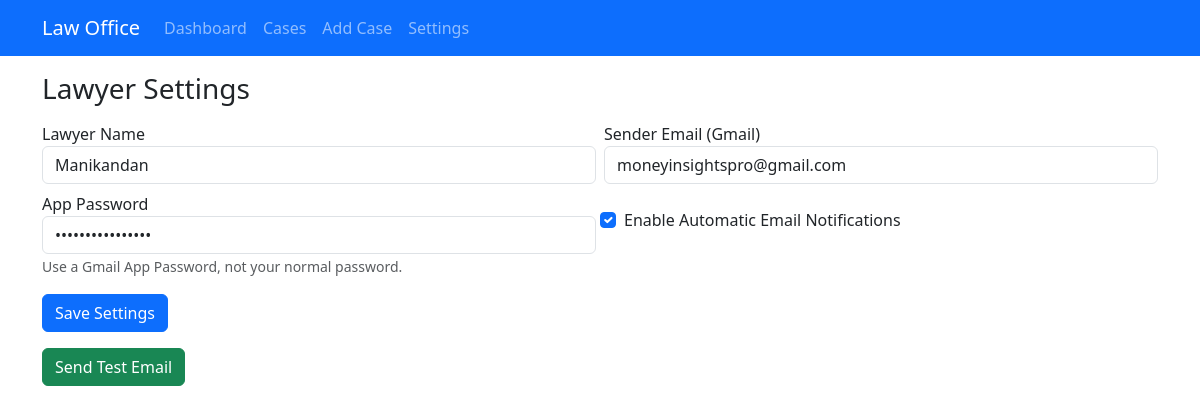
The page /settings on the database its author committed.
### app.py (models this page shows)
class Settings(db.Model):
    id = db.Column(db.Integer, primary_key=True)
    lawyer_name = db.Column(db.String(120))
    lawyer_email = db.Column(db.String(120))
    email_password = db.Column(db.String(255))
    email_notifications_enabled = db.Column(db.Boolean, default=False)

### app.py (the view, shortened to what this page needs)
@app.route('/settings', methods=['GET', 'POST'])
def settings():
    s = Settings.query.first()
    if not s:
        s = Settings(lawyer_name='', lawyer_email='', email_password='', email_notifications_enabled=False)
        db.session.add(s)
        db.session.commit()
    return render_template('settings.html', settings=s)

### templates/settings.html
{% extends "base.html" %}
{% block content %}
<h3>Lawyer Settings</h3>
<form method="post" class="mt-3">
  <div class="row g-2">
    <div class="col-md-6">
      <label>Lawyer Name</label>
      <input class="form-control" name="lawyer_name" value="{{ settings.lawyer_name }}">
    </div>
    <div class="col-md-6">
      <label>Sender Email (Gmail)</label>
      <input class="form-control" name="lawyer_email" value="{{ settings.lawyer_email }}">
    </div>
    <div class="col-md-6">
      <label>App Password</label>
      <input class="form-control" type="password" name="email_password" value="{{ settings.email_password }}">
      <small class="text-muted">Use a Gmail App Password, not your normal password.</small>
    </div>
    <div class="col-md-6 form-check mt-4">
      <input class="form-check-input" type="checkbox" id="email_notifications_enabled" name="email_notifications_enabled"
             {% if settings.email_notifications_enabled %}checked{% endif %}>
      <label class="form-check-label" for="email_notifications_enabled">
        Enable Automatic Email Notifications
      </label>
    </div>
    <div class="col-12 mt-3">
      <button class="btn btn-primary">Save Settings</button>
    </div>
  </div>
</form>
<form method="post" action="{{ url_for('test_email') }}" class="mt-3">
  <button class="btn btn-success">Send Test Email</button>
</form>
{% endblock %}

### rows shown on the page
Settings: lawyer_name "Manikandan", lawyer_email "moneyinsightspro@gmail.com", email_notifications_enabled "☑"
